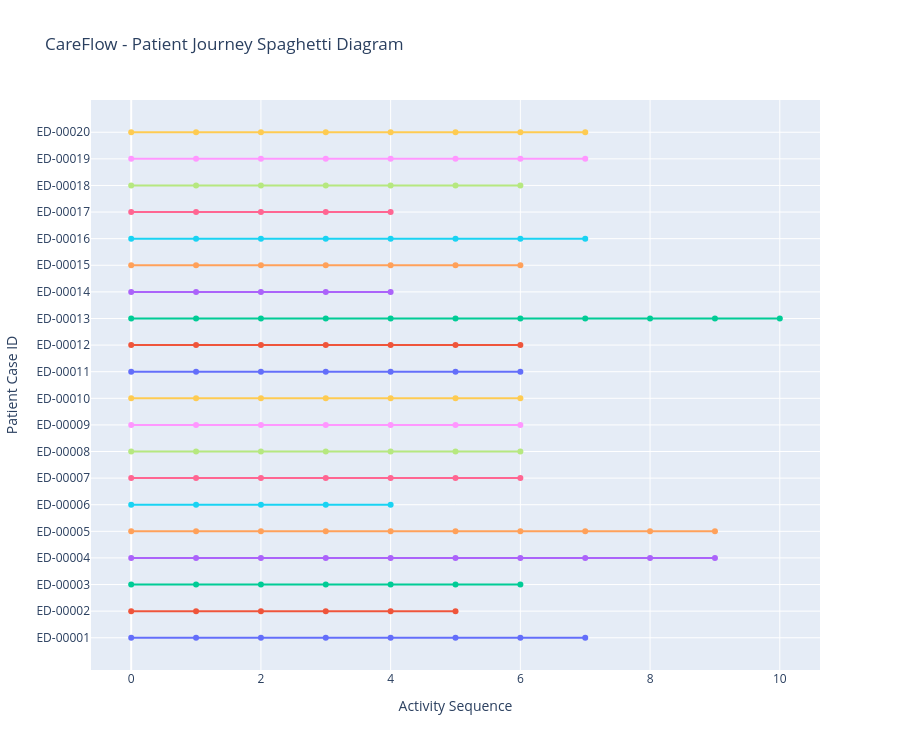

Notebook code cell kept with this figure:
### Code cell
# Select 20 patients for visualization
sample_cases = (
    event_log["case:concept:name"]
    .drop_duplicates()
    .head(20)
)

sample_log = event_log[
    event_log["case:concept:name"].isin(sample_cases)
].copy()

sample_log = sample_log.sort_values(
    ["case:concept:name", "time:timestamp"]
)

# Create a separate line for each patient
fig = go.Figure()

for case_id, group in sample_log.groupby("case:concept:name"):

    activities = group["concept:name"].tolist()

    fig.add_trace(
        go.Scatter(
            x=list(range(len(activities))),
            y=[case_id] * len(activities),
            mode="lines+markers",
            name=case_id,
            text=activities,
            hovertemplate=(
                "Patient: %{y}<br>"
                "Activity: %{text}<br>"
                "Sequence: %{x}<extra></extra>"
            )
        )
    )

fig.update_layout(
    title="CareFlow - Patient Journey Spaghetti Diagram",
    xaxis_title="Activity Sequence",
    yaxis_title="Patient Case ID",
    height=750,
    showlegend=False
)

fig.show()

### Figure 1 — Plotly figure (JSON) as saved in the notebook; plotly's stock layout.template omitted (floating-point values rounded to 4 significant figures)
{"data": [{"hovertemplate": "Patient: %{y}<br>Activity: %{text}<br>Sequence: %{x}<extra></extra>", "mode": "lines+markers", "name": "ED-00001", "text": ["Registration", "Triage", "Doctor Consultation", "Lab Test", "Lab Result Received", "Doctor Consultation", "Treatment", "Discharge"], "type": "scatter", "x": [0, 1, 2, 3, 4, 5, 6, 7], "y": ["ED-00001", "ED-00001", "ED-00001", "ED-00001", "ED-00001", "ED-00001", "ED-00001", "ED-00001"]}, {"hovertemplate": "Patient: %{y}<br>Activity: %{text}<br>Sequence: %{x}<extra></extra>", "mode": "lines+markers", "name": "ED-00002", "text": ["Registration", "Triage", "Doctor Consultation", "X-Ray", "Treatment", "Discharge"], "type": "scatter", "x": [0, 1, 2, 3, 4, 5], "y": ["ED-00002", "ED-00002", "ED-00002", "ED-00002", "ED-00002", "ED-00002"]}, {"hovertemplate": "Patient: %{y}<br>Activity: %{text}<br>Sequence: %{x}<extra></extra>", "mode": "lines+markers", "name": "ED-00003", "text": ["Registration", "Triage", "Doctor Consultation", "Lab Test", "Lab Result Received", "Treatment", "Discharge"], "type": "scatter", "x": [0, 1, 2, 3, 4, 5, 6], "y": ["ED-00003", "ED-00003", "ED-00003", "ED-00003", "ED-00003", "ED-00003", "ED-00003"]}, {"hovertemplate": "Patient: %{y}<br>Activity: %{text}<br>Sequence: %{x}<extra></extra>", "mode": "lines+markers", "name": "ED-00004", "text": ["Registration", "Triage", "Doctor Consultation", "Lab Test", "Lab Result Received", "X-Ray", "Doctor Consultation", "Doctor Consultation", "Treatment", "Admission"], "type": "scatter", "x": [0, 1, 2, 3, 4, 5, 6, 7, 8, 9], "y": ["ED-00004", "ED-00004", "ED-00004", "ED-00004", "ED-00004", "ED-00004", "ED-00004", "ED-00004", "ED-00004", "ED-00004"]}, {"hovertemplate": "Patient: %{y}<br>Activity: %{text}<br>Sequence: %{x}<extra></extra>", "mode": "lines+markers", "name": "ED-00005", "text": ["Registration", "Triage", "Doctor Consultation", "Lab Test", "Lab Result Received", "X-Ray", "Doctor Consultation", "X-Ray", "Treatment", "Admission"], "type": "scatter", "x": [0, 1, 2, 3, 4, 5, 6, 7, 8, 9], "y": ["ED-00005", "ED-00005", "ED-00005", "ED-00005", "ED-00005", "ED-00005", "ED-00005", "ED-00005", "ED-00005", "ED-00005"]}, {"hovertemplate": "Patient: %{y}<br>Activity: %{text}<br>Sequence: %{x}<extra></extra>", "mode": "lines+markers", "name": "ED-00006", "text": ["Registration", "Triage", "Doctor Consultation", "Treatment", "Discharge"], "type": "scatter", "x": [0, 1, 2, 3, 4], "y": ["ED-00006", "ED-00006", "ED-00006", "ED-00006", "ED-00006"]}, {"hovertemplate": "Patient: %{y}<br>Activity: %{text}<br>Sequence: %{x}<extra></extra>", "mode": "lines+markers", "name": "ED-00007", "text": ["Registration", "Triage", "Doctor Consultation", "X-Ray", "Doctor Consultation", "Treatment", "Discharge"], "type": "scatter", "x": [0, 1, 2, 3, 4, 5, 6], "y": ["ED-00007", "ED-00007", "ED-00007", "ED-00007", "ED-00007", "ED-00007", "ED-00007"]}, {"hovertemplate": "Patient: %{y}<br>Activity: %{text}<br>Sequence: %{x}<extra></extra>", "mode": "lines+markers", "name": "ED-00008", "text": ["Registration", "Triage", "Doctor Consultation", "Lab Test", "Lab Result Received", "Treatment", "Discharge"], "type": "scatter", "x": [0, 1, 2, 3, 4, 5, 6], "y": ["ED-00008", "ED-00008", "ED-00008", "ED-00008", "ED-00008", "ED-00008", "ED-00008"]}, {"hovertemplate": "Patient: %{y}<br>Activity: %{text}<br>Sequence: %{x}<extra></extra>", "mode": "lines+markers", "name": "ED-00009", "text": ["Registration", "Triage", "Doctor Consultation", "Lab Test", "Lab Result Received", "Treatment", "Admission"], "type": "scatter", "x": [0, 1, 2, 3, 4, 5, 6], "y": ["ED-00009", "ED-00009", "ED-00009", "ED-00009", "ED-00009", "ED-00009", "ED-00009"]}, {"hovertemplate": "Patient: %{y}<br>Activity: %{text}<br>Sequence: %{x}<extra></extra>", "mode": "lines+markers", "name": "ED-00010", "text": ["Registration", "Triage", "Doctor Consultation", "Lab Test", "Lab Result Received", "Treatment", "Discharge"], "type": "scatter", "x": [0, 1, 2, 3, 4, 5, 6], "y": ["ED-00010", "ED-00010", "ED-00010", "ED-00010", "ED-00010", "ED-00010", "ED-00010"]}, {"hovertemplate": "Patient: %{y}<br>Activity: %{text}<br>Sequence: %{x}<extra></extra>", "mode": "lines+markers", "name": "ED-00011", "text": ["Registration", "Triage", "Doctor Consultation", "Lab Test", "Lab Result Received", "Treatment", "Discharge"], "type": "scatter", "x": [0, 1, 2, 3, 4, 5, 6], "y": ["ED-00011", "ED-00011", "ED-00011", "ED-00011", "ED-00011", "ED-00011", "ED-00011"]}, {"hovertemplate": "Patient: %{y}<br>Activity: %{text}<br>Sequence: %{x}<extra></extra>", "mode": "lines+markers", "name": "ED-00012", "text": ["Registration", "Triage", "Doctor Consultation", "Lab Test", "Lab Result Received", "Treatment", "Discharge"], "type": "scatter", "x": [0, 1, 2, 3, 4, 5, 6], "y": ["ED-00012", "ED-00012", "ED-00012", "ED-00012", "ED-00012", "ED-00012", "ED-00012"]}, {"hovertemplate": "Patient: %{y}<br>Activity: %{text}<br>Sequence: %{x}<extra></extra>", "mode": "lines+markers", "name": "ED-00013", "text": ["Registration", "Triage", "Doctor Consultation", "Lab Test", "Lab Result Received", "X-Ray", "Doctor Consultation", "Lab Test", "Lab Result Received", "Treatment", "Discharge"], "type": "scatter", "x": [0, 1, 2, 3, 4, 5, 6, 7, 8, 9, 10], "y": ["ED-00013", "ED-00013", "ED-00013", "ED-00013", "ED-00013", "ED-00013", "ED-00013", "ED-00013", "ED-00013", "ED-00013", "ED-00013"]}, {"hovertemplate": "Patient: %{y}<br>Activity: %{text}<br>Sequence: %{x}<extra></extra>", "mode": "lines+markers", "name": "ED-00014", "text": ["Registration", "Triage", "Doctor Consultation", "Treatment", "Discharge"], "type": "scatter", "x": [0, 1, 2, 3, 4], "y": ["ED-00014", "ED-00014", "ED-00014", "ED-00014", "ED-00014"]}, {"hovertemplate": "Patient: %{y}<br>Activity: %{text}<br>Sequence: %{x}<extra></extra>", "mode": "lines+markers", "name": "ED-00015", "text": ["Registration", "Triage", "Doctor Consultation", "Doctor Consultation", "Doctor Consultation", "Treatment", "Discharge"], "type": "scatter", "x": [0, 1, 2, 3, 4, 5, 6], "y": ["ED-00015", "ED-00015", "ED-00015", "ED-00015", "ED-00015", "ED-00015", "ED-00015"]}, {"hovertemplate": "Patient: %{y}<br>Activity: %{text}<br>Sequence: %{x}<extra></extra>", "mode": "lines+markers", "name": "ED-00016", "text": ["Registration", "Triage", "Doctor Consultation", "Lab Test", "Lab Result Received", "X-Ray", "Treatment", "Admission"], "type": "scatter", "x": [0, 1, 2, 3, 4, 5, 6, 7], "y": ["ED-00016", "ED-00016", "ED-00016", "ED-00016", "ED-00016", "ED-00016", "ED-00016", "ED-00016"]}, {"hovertemplate": "Patient: %{y}<br>Activity: %{text}<br>Sequence: %{x}<extra></extra>", "mode": "lines+markers", "name": "ED-00017", "text": ["Registration", "Triage", "Doctor Consultation", "Treatment", "Discharge"], "type": "scatter", "x": [0, 1, 2, 3, 4], "y": ["ED-00017", "ED-00017", "ED-00017", "ED-00017", "ED-00017"]}, {"hovertemplate": "Patient: %{y}<br>Activity: %{text}<br>Sequence: %{x}<extra></extra>", "mode": "lines+markers", "name": "ED-00018", "text": ["Registration", "Triage", "Doctor Consultation", "Lab Test", "Lab Result Received", "Treatment", "Admission"], "type": "scatter", "x": [0, 1, 2, 3, 4, 5, 6], "y": ["ED-00018", "ED-00018", "ED-00018", "ED-00018", "ED-00018", "ED-00018", "ED-00018"]}, {"hovertemplate": "Patient: %{y}<br>Activity: %{text}<br>Sequence: %{x}<extra></extra>", "mode": "lines+markers", "name": "ED-00019", "text": ["Registration", "Triage", "Doctor Consultation", "Lab Test", "Lab Result Received", "Doctor Consultation", "Treatment", "Discharge"], "type": "scatter", "x": [0, 1, 2, 3, 4, 5, 6, 7], "y": ["ED-00019", "ED-00019", "ED-00019", "ED-00019", "ED-00019", "ED-00019", "ED-00019", "ED-00019"]}, {"hovertemplate": "Patient: %{y}<br>Activity: %{text}<br>Sequence: %{x}<extra></extra>", "mode": "lines+markers", "name": "ED-00020", "text": ["Registration", "Triage", "Doctor Consultation", "Lab Test", "Lab Result Received", "X-Ray", "Treatment", "Discharge"], "type": "scatter", "x": [0, 1, 2, 3, 4, 5, 6, 7], "y": ["ED-00020", "ED-00020", "ED-00020", "ED-00020", "ED-00020", "ED-00020", "ED-00020", "ED-00020"]}], "layout": {"height": 750, "showlegend": false, "title": {"text": "CareFlow - Patient Journey Spaghetti Diagram"}, "xaxis": {"title": {"text": "Activity Sequence"}}, "yaxis": {"title": {"text": "Patient Case ID"}}}}
